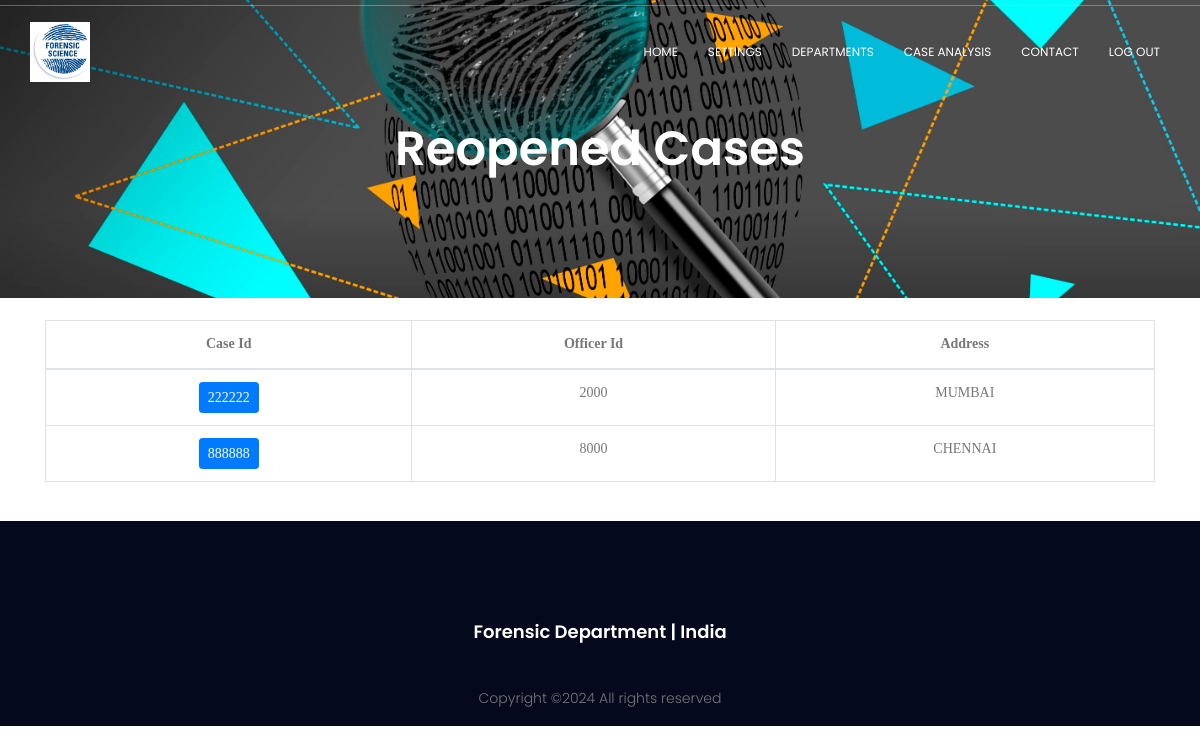
The app's page /project/casereopen.php (signed in), older data.
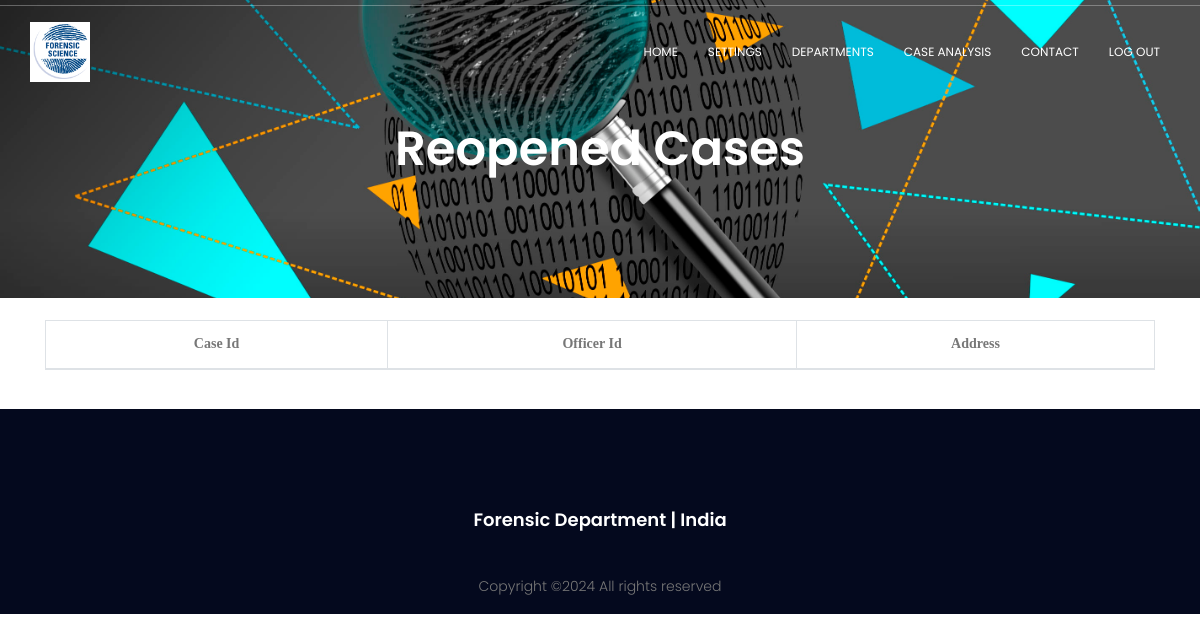
The same page, newer data.
### tables this page shows
CREATE TABLE `cases` (
  `CASE_ID` int(6) NOT NULL,
  `OFFICER_ID` int(4) DEFAULT NULL,
  `DATE` date NOT NULL,
  `STATUS` varchar(10) DEFAULT NULL,
  `ADDRESS` varchar(20) NOT NULL
);

### project/casereopen.php (the view, shortened to what this page needs)
<?php
	require("includes/common.php");
$query = "SELECT CASE_ID, OFFICER_ID, ADDRESS
			FROM CASES
			WHERE STATUS='REOPENED'";
$query_result = mysqli_query($con, $query) or die(mysqli_error($con));
?>
<!DOCTYPE html>
	<html lang="zxx" class="no-js">
	<head>
			<link rel="stylesheet" href="css/linearicons.css">
			<link rel="stylesheet" href="css/font-awesome.min.css">
			<link rel="stylesheet" href="css/bootstrap.css">
			<link rel="stylesheet" href="css/magnific-popup.css">
			<link rel="stylesheet" href="css/nice-select.css">
			<link rel="stylesheet" href="css/animate.min.css">
			<link rel="stylesheet" href="css/owl.carousel.css">
			<link rel="stylesheet" href="css/main.css">
		</head>
		<body>
			<?php
				require 'includes/header.php';
			?>
			<section class="banner-area relative" id="home">
				<div class="overlay"></div>
				<div class="container">
					<div class="row d-flex align-items-center justify-content-center">
						<div class="about-content col-lg-12">
							<h1 class="text-white">
								Reopened Cases
							</h1>
						</div>
					</div>
				</div>
			</section>
			<form action="caseview.php" method="POST">
			<div class="container" >
				<br/>
				<table class="table table-hover table-bordered">
					<thead>
					<tr>
						<th style="font-family:verdana; text-align:center" scope="col"> Case Id </th>
						<th style="font-family:verdana; text-align:center" scope="col"> Officer Id </th>
						<th style="font-family:verdana; text-align:center" scope="col"> Address </th>
					</tr>
					</thead>
					<tbody>
					<?php
					while($row = mysqli_fetch_array($query_result)) { ?>
						<tr>
							<td style="font-family:verdana; text-align:center"> <input type="submit" class="btn btn-primary btn-sm" name="viewcase" value="<?php echo $row['CASE_ID']; ?>"> </td>
							<td style="font-family:verdana; text-align:center"> <?php echo $row['OFFICER_ID']; ?> </td>
							<td style="font-family:verdana; text-align:center"> <?php echo $row['ADDRESS']; ?> </td>
						</tr>
					<?php } ?>
					</tbody>
				</table>
			<br/>
			</div>
			</form>
			<?php
				require 'includes/footer.php';
			?>
	</body>
</html>

Row changes from the older to the newer data that the page shows:
removed cases: viewcase "222222", OFFICER_ID "2000", ADDRESS "MUMBAI"
removed cases: viewcase "888888", OFFICER_ID "8000", ADDRESS "CHENNAI"
